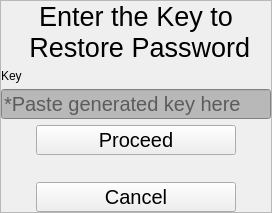
                <widget class="QWidget" name="regPage7">
                 <layout class="QVBoxLayout" name="verticalLayout_30">
                  <property name="spacing">
                   <number>0</number>
                  </property>
                  <property name="leftMargin">
                   <number>0</number>
                  </property>
                  <property name="topMargin">
                   <number>0</number>
                  </property>
                  <property name="rightMargin">
                   <number>0</number>
                  </property>
                  <property name="bottomMargin">
                   <number>0</number>
                  </property>
                  <item>
                   <widget class="QWidget" name="regContainer_7" native="true">
                    <layout class="QVBoxLayout" name="verticalLayout_28">
                     <property name="spacing">
                      <number>0</number>
                     </property>
                     <property name="leftMargin">
                      <number>0</number>
                     </property>
                     <property name="topMargin">
                      <number>0</number>
                     </property>
                     <property name="rightMargin">
                      <number>0</number>
                     </property>
                     <property name="bottomMargin">
                      <number>0</number>
                     </property>
                     <item alignment="Qt::AlignHCenter|Qt::AlignVCenter">
                      <widget class="QFrame" name="regSubContainer_7">
                       <property name="frameShape">
                        <enum>QFrame::StyledPanel</enum>
                       </property>
                       <property name="frameShadow">
                        <enum>QFrame::Raised</enum>
                       </property>
                       <layout class="QVBoxLayout" name="verticalLayout_29">
                        <property name="spacing">
                         <number>6</number>
                        </property>
                        <property name="leftMargin">
                         <number>0</number>
                        </property>
                        <property name="topMargin">
                         <number>0</number>
                        </property>
                        <property name="rightMargin">
                         <number>0</number>
                        </property>
                        <property name="bottomMargin">
                         <number>0</number>
                        </property>
                        <item>
                         <widget class="QLabel" name="keyInputLabel_2">
                          <property name="font">
                           <font>
                            <family>Arial</family>
                            <pointsize>20</pointsize>
                           </font>
                          </property>
                          <property name="styleSheet">
                           <string notr="true">background-color : transparent ; color : black;</string>
                          </property>
                          <property name="text">
                           <string>Enter the Key to
 Restore Password</string>
                          </property>
                          <property name="textFormat">
                           <enum>Qt::AutoText</enum>
                          </property>
                          <property name="alignment">
                           <set>Qt::AlignCenter</set>
                          </property>
                         </widget>
                        </item>
                        <item alignment="Qt::AlignLeft">
                         <widget class="QLabel" name="keyLabel_2">
                          <property name="text">
                           <string>Key</string>
                          </property>
                         </widget>
                        </item>
                        <item alignment="Qt::AlignHCenter">
                         <widget class="QLineEdit" name="keyEntering_2">
                          <property name="minimumSize">
                           <size>
                            <width>270</width>
                            <height>30</height>
                           </size>
                          </property>
                          <property name="maximumSize">
                           <size>
                            <width>270</width>
                            <height>30</height>
                           </size>
                          </property>
                          <property name="font">
                           <font>
                            <pointsize>15</pointsize>
                           </font>
                          </property>
                          <property name="whatsThis">
                           <string/>
                          </property>
                          <property name="styleSheet">
                           <string notr="true">background-color: rgb(184, 184, 184); color : black;
</string>
                          </property>
                          <property name="placeholderText">
                           <string>*Paste generated key here</string>
                          </property>
                         </widget>
                        </item>
                        <item alignment="Qt::AlignHCenter">
                         <widget class="QPushButton" name="proceedBtn_4">
                          <property name="minimumSize">
                           <size>
                            <width>200</width>
                            <height>30</height>
                           </size>
                          </property>
                          <property name="maximumSize">
                           <size>
                            <width>200</width>
                            <height>30</height>
                           </size>
                          </property>
                          <property name="font">
                           <font>
                            <pointsize>15</pointsize>
                           </font>
                          </property>
                          <property name="styleSheet">
                           <string notr="true"/>
                          </property>
                          <property name="text">
                           <string>Proceed</string>
                          </property>
                          <property name="shortcut">
                           <string>Return, Space</string>
                          </property>
                         </widget>
                        </item>
                        <item>
                         <widget class="QLabel" name="infoLabel_9">
                          <property name="font">
                           <font>
                            <pointsize>10</pointsize>
                           </font>
                          </property>
                          <property name="styleSheet">
                           <string notr="true">background-color : transparent ; color : rgb(93, 0, 23) ;</string>
                          </property>
                          <property name="text">
                           <string/>
                          </property>
                         </widget>
                        </item>
                        <item alignment="Qt::AlignHCenter">
                         <widget class="QPushButton" name="cancelRegBtn_6">
                          <property name="minimumSize">
                           <size>
                            <width>200</width>
                            <height>30</height>
                           </size>
                          </property>
                          <property name="maximumSize">
                           <size>
                            <width>200</width>
                            <height>30</height>
                           </size>
                          </property>
                          <property name="font">
                           <font>
                            <pointsize>15</pointsize>
                           </font>
                          </property>
                          <property name="styleSheet">
                           <string notr="true"/>
                          </property>
                          <property name="text">
                           <string>Cancel</string>
                          </property>
                         </widget>
                        </item>
                       </layout>
                      </widget>
                     </item>
                    </layout>
                   </widget>
                  </item>
                 </layout>
                </widget>
